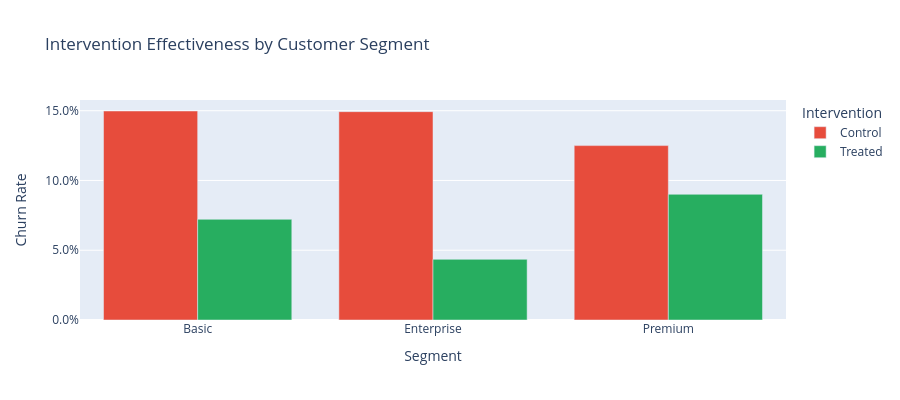

Notebook code cell kept with this figure:
### Markdown cell above
### 4.1 Plotly Interactive Visualization

### Code cell
def create_interactive_dashboard(data):
    """Create interactive exploration tool"""
    
    # Prepare segment analysis
    segment_analysis = data.groupby(['segment', 'got_intervention']).agg({
        'churned': 'mean',
        'customer_id': 'count',
        'monthly_spend': 'mean'
    }).reset_index()
    
    segment_analysis.columns = ['Segment', 'Intervention', 'Churn_Rate', 
                                'Count', 'Avg_Spend']
    segment_analysis['Intervention'] = segment_analysis['Intervention'].map(
        {0: 'Control', 1: 'Treated'})
    
    # Create interactive bar chart
    fig = px.bar(segment_analysis, 
                 x='Segment', 
                 y='Churn_Rate',
                 color='Intervention',
                 barmode='group',
                 title='Intervention Effectiveness by Customer Segment',
                 labels={'Churn_Rate': 'Churn Rate'},
                 hover_data=['Count', 'Avg_Spend'],
                 color_discrete_map={'Control': '#e74c3c', 'Treated': '#27ae60'})
    
    fig.update_layout(
        yaxis_tickformat=',.1%',
        height=400,
        showlegend=True,
        hovermode='x unified'
    )
    
    fig.show()
    
    return segment_analysis

segment_data = create_interactive_dashboard(customers)

### Figure 1 — Plotly figure (JSON) as saved in the notebook; plotly's stock layout.template omitted (floating-point values rounded to 4 significant figures)
{"data": [{"alignmentgroup": "True", "customdata": [[247.0, 105.3], [221.0, 102.6], [232.0, 97.22]], "hovertemplate": "Intervention=Control<br>Segment=%{x}<br>Churn Rate=%{y}<br>Count=%{customdata[0]}<br>Avg_Spend=%{customdata[1]}<extra></extra>", "legendgroup": "Control", "marker": {"color": "#e74c3c", "pattern": {"shape": ""}}, "name": "Control", "offsetgroup": "Control", "orientation": "v", "showlegend": true, "textposition": "auto", "type": "bar", "x": ["Basic", "Enterprise", "Premium"], "xaxis": "x", "y": [0.1498, 0.1493, 0.125], "yaxis": "y"}, {"alignmentgroup": "True", "customdata": [[97.0, 107.0], [92.0, 101.7], [111.0, 106.7]], "hovertemplate": "Intervention=Treated<br>Segment=%{x}<br>Churn Rate=%{y}<br>Count=%{customdata[0]}<br>Avg_Spend=%{customdata[1]}<extra></extra>", "legendgroup": "Treated", "marker": {"color": "#27ae60", "pattern": {"shape": ""}}, "name": "Treated", "offsetgroup": "Treated", "orientation": "v", "showlegend": true, "textposition": "auto", "type": "bar", "x": ["Basic", "Enterprise", "Premium"], "xaxis": "x", "y": [0.07216, 0.04348, 0.09009], "yaxis": "y"}], "layout": {"barmode": "group", "height": 400, "hovermode": "x unified", "legend": {"title": {"text": "Intervention"}, "tracegroupgap": 0}, "showlegend": true, "title": {"text": "Intervention Effectiveness by Customer Segment"}, "xaxis": {"anchor": "y", "domain": [0, 1], "title": {"text": "Segment"}}, "yaxis": {"anchor": "x", "domain": [0, 1], "tickformat": ",.1%", "title": {"text": "Churn Rate"}}}}
